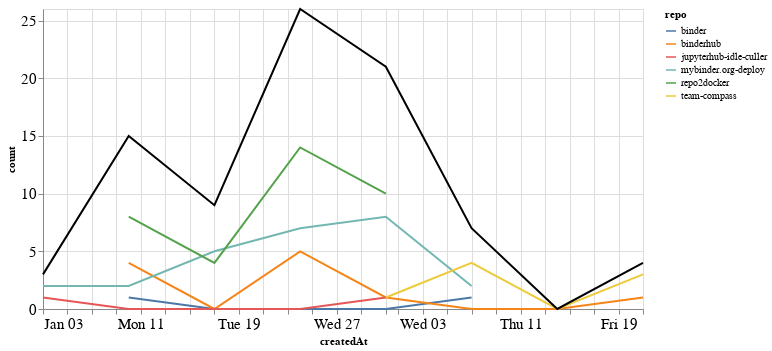

Here is the notebook cell this chart was saved with:
### Markdown cell above
### Comments

### Code cell
comments_time = comments.groupby('repo').resample('W', on='createdAt').count()['author'].reset_index()
comments_time = comments_time.rename(columns={'author': 'count'})
comments_time_total = comments_time.groupby('createdAt').agg({"count": "sum"}).reset_index()
ch1 = alt.Chart(comments_time, width=600).mark_line().encode(
    x='createdAt',
    y='count',
    color='repo',
    tooltip="repo"
)

ch2 = alt.Chart(comments_time_total, width=600).mark_line(color="black").encode(
    x='createdAt',
    y='count',
)

ch1 + ch2

### Figure 1 — Vega-Lite specification as saved in the notebook (floating-point values rounded to 4 significant figures)
{"config": {"axisLeft": {"labelFontSize": 15}, "axisBottom": {"labelFontSize": 15}}, "layer": [{"data": {"name": "data-fc51a3b0bb05fb4d59bcad4f27470b67"}, "mark": "line", "encoding": {"color": {"type": "nominal", "field": "repo"}, "tooltip": {"type": "nominal", "field": "repo"}, "x": {"type": "temporal", "field": "createdAt"}, "y": {"type": "quantitative", "field": "count"}}, "width": 600}, {"data": {"name": "data-9a584d92a963e8bccff09144c4594724"}, "mark": {"type": "line", "color": "black"}, "encoding": {"x": {"type": "temporal", "field": "createdAt"}, "y": {"type": "quantitative", "field": "count"}}, "width": 600}], "$schema": "https://vega.github.io/schema/vega-lite/v4.8.1.json", "datasets": {"data-fc51a3b0bb05fb4d59bcad4f27470b67": [{"repo": "binder", "createdAt": "2021-01-10T00:00:00", "count": 1}, {"repo": "binder", "createdAt": "2021-01-17T00:00:00", "count": 0}, {"repo": "binder", "createdAt": "2021-01-24T00:00:00", "count": 0}, {"repo": "binder", "createdAt": "2021-01-31T00:00:00", "count": 0}, {"repo": "binder", "createdAt": "2021-02-07T00:00:00", "count": 1}, {"repo": "binderhub", "createdAt": "2021-01-10T00:00:00", "count": 4}, {"repo": "binderhub", "createdAt": "2021-01-17T00:00:00", "count": 0}, {"repo": "binderhub", "createdAt": "2021-01-24T00:00:00", "count": 5}, {"repo": "binderhub", "createdAt": "2021-01-31T00:00:00", "count": 1}, {"repo": "binderhub", "createdAt": "2021-02-07T00:00:00", "count": 0}, {"repo": "binderhub", "createdAt": "2021-02-14T00:00:00", "count": 0}, {"repo": "binderhub", "createdAt": "2021-02-21T00:00:00", "count": 1}, {"repo": "jupyterhub-idle-culler", "createdAt": "2021-01-03T00:00:00", "count": 1}, {"repo": "jupyterhub-idle-culler", "createdAt": "2021-01-10T00:00:00", "count": 0}, {"repo": "jupyterhub-idle-culler", "createdAt": "2021-01-17T00:00:00", "count": 0}, {"repo": "jupyterhub-idle-culler", "createdAt": "2021-01-24T00:00:00", "count": 0}, {"repo": "jupyterhub-idle-culler", "createdAt": "2021-01-31T00:00:00", "count": 1}, {"repo": "mybinder.org-deploy", "createdAt": "2021-01-03T00:00:00", "count": 2}, {"repo": "mybinder.org-deploy", "createdAt": "2021-01-10T00:00:00", "count": 2}, {"repo": "mybinder.org-deploy", "createdAt": "2021-01-17T00:00:00", "count": 5}, {"repo": "mybinder.org-deploy", "createdAt": "2021-01-24T00:00:00", "count": 7}, {"repo": "mybinder.org-deploy", "createdAt": "2021-01-31T00:00:00", "count": 8}, {"repo": "mybinder.org-deploy", "createdAt": "2021-02-07T00:00:00", "count": 2}, {"repo": "repo2docker", "createdAt": "2021-01-10T00:00:00", "count": 8}, {"repo": "repo2docker", "createdAt": "2021-01-17T00:00:00", "count": 4}, {"repo": "repo2docker", "createdAt": "2021-01-24T00:00:00", "count": 14}, {"repo": "repo2docker", "createdAt": "2021-01-31T00:00:00", "count": 10}, {"repo": "team-compass", "createdAt": "2021-01-31T00:00:00", "count": 1}, {"repo": "team-compass", "createdAt": "2021-02-07T00:00:00", "count": 4}, {"repo": "team-compass", "createdAt": "2021-02-14T00:00:00", "count": 0}, {"repo": "team-compass", "createdAt": "2021-02-21T00:00:00", "count": 3}], "data-9a584d92a963e8bccff09144c4594724": [{"createdAt": "2021-01-03T00:00:00", "count": 3}, {"createdAt": "2021-01-10T00:00:00", "count": 15}, {"createdAt": "2021-01-17T00:00:00", "count": 9}, {"createdAt": "2021-01-24T00:00:00", "count": 26}, {"createdAt": "2021-01-31T00:00:00", "count": 21}, {"createdAt": "2021-02-07T00:00:00", "count": 7}, {"createdAt": "2021-02-14T00:00:00", "count": 0}, {"createdAt": "2021-02-21T00:00:00", "count": 4}]}}
